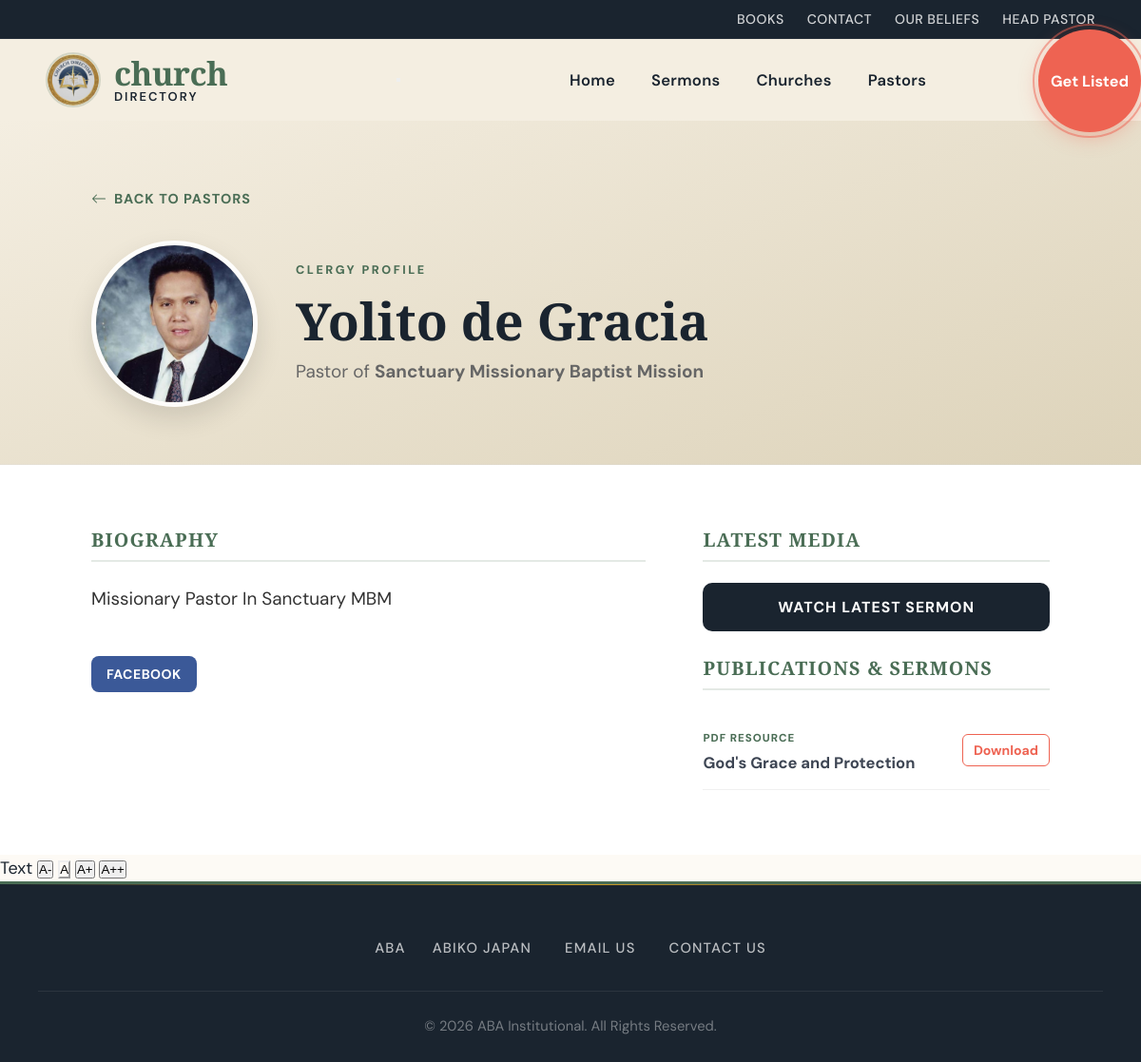
Page /pastor_view.php?id=2 on the committed database.
### tables this page shows
CREATE TABLE `pastors` (
  `id` int(11) NOT NULL,
  `name` varchar(255) NOT NULL,
  `title` varchar(255) NOT NULL,
  `bio` text DEFAULT NULL,
  `image` varchar(255) DEFAULT NULL,
  `sermon` varchar(255) DEFAULT NULL,
  `email` varchar(255) DEFAULT NULL,
  `facebook` varchar(255) DEFAULT NULL,
  `church_id` int(11) DEFAULT NULL,
  `sermon_link` varchar(255) DEFAULT NULL
);

CREATE TABLE `churches` (
  `id` int(11) NOT NULL,
  `name` varchar(100) NOT NULL,
  `location` varchar(150) NOT NULL,
  `image` varchar(255) DEFAULT NULL,
  `description` text DEFAULT NULL,
  `contact` varchar(100) DEFAULT NULL,
  `email` varchar(150) NOT NULL,
  `website` varchar(255) NOT NULL,
  `instagram` varchar(100) NOT NULL,
  `pastor` varchar(150) NOT NULL,
  `facebook` varchar(255) NOT NULL
);

CREATE TABLE `sermons` (
  `id` int(11) NOT NULL,
  `pastor_id` int(11) NOT NULL,
  `title` varchar(255) NOT NULL,
  `file` varchar(255) NOT NULL,
  `uploaded_at` timestamp NOT NULL DEFAULT current_timestamp(),
  `link` varchar(255) NOT NULL
);

### pastor_view.php (the view, shortened to what this page needs)
<?php
include 'config.php';
include 'header.php';
$id = isset($_GET['id']) ? intval($_GET['id']) : 0;
$res = $mysqli->query("
    SELECT p.*, c.name AS church_name, c.location AS church_location
    FROM pastors p
    LEFT JOIN churches c ON c.pastor = p.name
    WHERE p.id=$id
");
$row = $res->fetch_assoc();
$church_name = $row['church_name'] ?? '';
?>
<section class="pastor-view-hero">
    <div class="hero-inner">
        <a href="pastor.php" class="aba-back-btn">
            <svg xmlns="http://www.w3.org/2000/svg" width="16" height="16" fill="currentColor" viewBox="0 0 16 16">
                <path fill-rule="evenodd" d="M15 8a.5.5 0 0 0-.5-.5H2.707l3.147-3.146a.5.5 0 1 0-.708-.708l-4 4a.5.5 0 0 0 0 .708l4 4a.5.5 0 0 0 .708-.708L2.707 8.5H14.5A.5.5 0 0 0 15 8z"/>
            </svg>
            Back to Pastors
        </a>
        <div class="profile-header-flex">
            <div class="profile-image-wrapper">
                <?php if (!empty($row['image']) && file_exists($row['image'])): ?>
                    <img src="<?php echo $row['image']; ?>" alt="Pastor Profile">
                <?php else: ?>
                    <div class="profile-image-placeholder">
                        <span><?php echo strtoupper(substr($row['name'], 0, 1)); ?></span>
                    </div>
                <?php endif; ?>
            </div>
            <div class="profile-title-wrapper">
                <span class="category-eyebrow">CLERGY PROFILE</span>
                <h1><?php echo htmlspecialchars($row['name']); ?></h1>
                <?php if($church_name): ?>
                    <p class="pastor-of">Pastor of <strong><?php echo htmlspecialchars($church_name); ?></strong></p>
                <?php endif; ?>
            </div>
        </div>
    </div>
</section>
<section class="pastor-details-section">
    <div class="aba-container">
        <div class="details-grid">
            <div class="details-main">
                <h2 class="section-label">Biography</h2>
                <div class="bio-content">
                    <p><?php echo nl2br(htmlspecialchars($row['bio'])); ?></p>
                </div>
                <div class="social-links-row">
                    <?php if(!empty($row['facebook'])): ?>
                        <a href="<?php echo htmlspecialchars($row['facebook']); ?>" target="_blank" class="social-btn fb">Facebook</a>
                    <?php endif; ?>
                </div>
            </div>
            <div class="details-sidebar">
                <?php if(!empty($row['sermon_link'])): ?>
                    <div class="featured-media">
                        <h2 class="section-label">Latest Media</h2>
                        <a href="<?php echo htmlspecialchars($row['sermon_link']); ?>" target="_blank" class="aba-btn-primary">
                            Watch Latest Sermon
                        </a>
                    </div>
                <?php endif; ?>
                <div class="sermons-list-wrapper">
                    <h2 class="section-label">Publications & Sermons</h2>
                    <div class="sermons-stack">
                        <?php
                        $sid = $row['id'];
                        $sermons = $mysqli->query("SELECT * FROM sermons WHERE pastor_id=$sid ORDER BY id DESC");
                        if($sermons->num_rows > 0){
                            while($s = $sermons->fetch_assoc()){
                                echo "<div class='sermon-row'>
                                        <div class='sermon-info'>
                                            <span class='sermon-date'>PDF RESOURCE</span>
                                            <p>".htmlspecialchars($s['title'])."</p>
                                        </div>
                                        <a href='".$s['file']."' target='_blank' class='aba-download-link'>Download</a>
                                      </div>";
                            }
                        } else {
                            echo "<p class='empty-note'>No sermons uploaded yet.</p>";
                        }
                        ?>
                    </div>
                </div>
            </div>
        </div>
    </div>
</section>
<?php include 'footer.php'; ?>

### css/base.css (style rules this page uses)
* { margin: 0; padding: 0; box-sizing: border-box; }
:root { --aba-dark: #1a242f; --aba-cream: #f4eee1; --aba-accent: #ee6352; --aba-green: #4a6d55; --aba-gold: #D6A229; --aba-white: #ffffff; --aba-navy: #0B1F3F; --surface: #fdfaf5; --surface-alt: #f7f3ec; --border-soft: rgba(74,109,85,0.15); --text-muted: #6b7280; --shadow-sm: 0 2px 8px rgba(0,0,0,0.06); --shadow-md: 0 8px 28px rgba(0,0,0,0.10); --shadow-lg: 0 20px 60px rgba(0,0,0,0.14); --radius-card: 16px; --radius-pill: 100px; --transition: all 0.28s cubic-bezier(0.25,1,0.5,1); }
html, body { overflow-x: hidden; width: 100%; min-height: 100vh; display: flex; flex-direction: column; scroll-behavior: smooth; }
body { font-family: 'DM Sans', sans-serif; background: var(--surface); color: var(--aba-dark); line-height: 1.6; }
h1, h2, h3, h4, h5, h6 { font-family: 'Cormorant Garamond', serif; line-height: 1.15; color: var(--aba-dark); }
h1 { font-size: 3.6rem; font-weight: 700; }
h2 { font-size: 2.4rem; font-weight: 600; margin-bottom: 30px; }
p { font-size: 1rem; line-height: 1.75; color: #3d4553; }

### css/church_finder.css (style rules this page uses)
:root { --aba-dark: #1a242f; --aba-cream: #f4eee1; --aba-accent: #ee6352; --aba-green: #4a6d55; --aba-white: #ffffff; }

### css/pastors.css (style rules this page uses)
.category-eyebrow { font-size: 0.7rem; font-weight: 800; color: var(--aba-green); letter-spacing: 2.5px; text-transform: uppercase; display: block; margin-bottom: 12px; position: relative; z-index: 1; }

### css/contact.css (style rules this page uses)
.category-eyebrow { font-size: 0.7rem; font-weight: 800; color: var(--aba-green); letter-spacing: 2.5px; text-transform: uppercase; display: block; margin-bottom: 12px; position: relative; z-index: 1; }

### css/books.css (style rules this page uses)
.category-eyebrow { font-size: 0.7rem; font-weight: 800; color: var(--aba-green); letter-spacing: 2.5px; text-transform: uppercase; display: block; margin-bottom: 12px; position: relative; z-index: 1; }

### css/beliefs.css (style rules this page uses)
.category-eyebrow { font-size: 0.7rem; font-weight: 800; color: var(--aba-green); letter-spacing: 2.5px; text-transform: uppercase; display: block; margin-bottom: 15px; position: relative; z-index: 1; }

### css/project.css (style rules this page uses)
.category-eyebrow { font-size: 0.72rem; font-weight: 800; color: var(--aba-green); letter-spacing: 2.5px; text-transform: uppercase; display: block; margin-bottom: 12px; }

### css/church_view.css (style rules this page uses)
.aba-back-btn { display: inline-flex; align-items: center; gap: 8px; text-decoration: none; color: var(--aba-green); font-weight: 700; font-size: 0.8rem; margin-bottom: 32px; text-transform: uppercase; letter-spacing: 1px; transition: color 0.22s; }
.profile-header-flex { display: flex; align-items: center; gap: 40px; }
.profile-image-wrapper { width: 175px; height: 175px; flex-shrink: 0; }
.profile-image-wrapper img, .profile-image-placeholder { width: 100%; height: 100%; border-radius: 50%; border: 5px solid rgba(255,255,255,0.9); box-shadow: 0 12px 28px rgba(0,0,0,0.12); object-fit: cover; }
.profile-title-wrapper h1 { font-family: 'Cormorant Garamond', serif; font-size: 3rem; color: var(--aba-dark); margin: 5px 0; line-height: 1.15; }
.category-eyebrow { font-size: 0.7rem; font-weight: 800; color: var(--aba-green); letter-spacing: 2.5px; text-transform: uppercase; }
.aba-container { max-width: 1100px; margin: 0 auto; }
.details-grid { display: grid; grid-template-columns: 1.6fr 1fr; gap: 60px; }
.section-label { font-family: 'Cormorant Garamond', serif; font-size: 1.1rem; color: var(--aba-green); border-bottom: 2px solid rgba(74,109,85,0.15); padding-bottom: 9px; margin-bottom: 22px; text-transform: uppercase; letter-spacing: 1.2px; font-weight: 700; }

### rows in the picture
pastors: image (picture), name "Yolito de Gracia", churches.name "Sanctuary Missionary Baptist Mission", bio "Missionary Pastor In Sanctuary MBM"
sermons: title "God's Grace and Protection"
